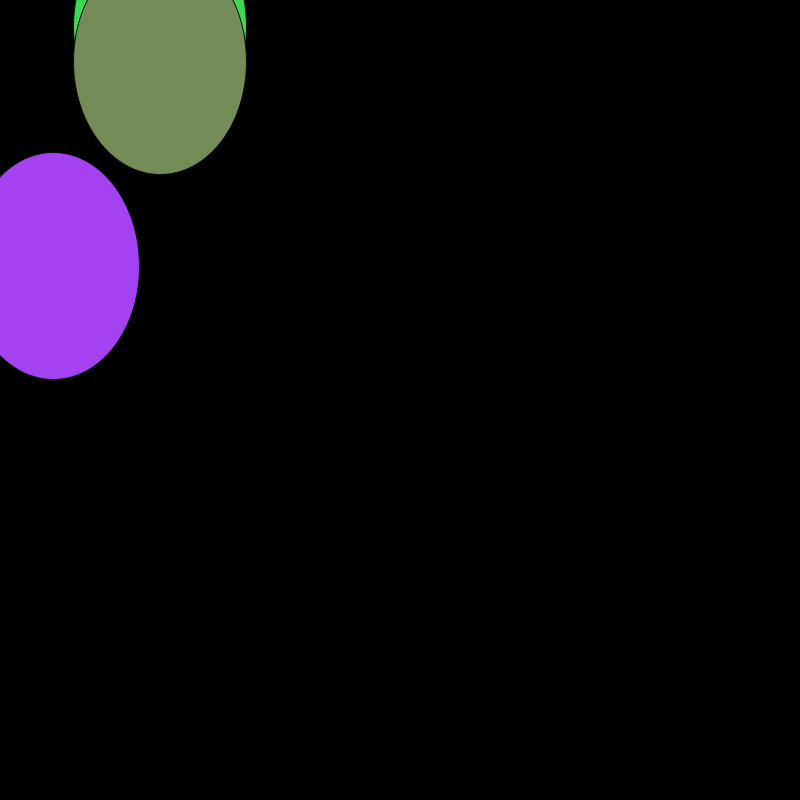
Frame 1 (no input)
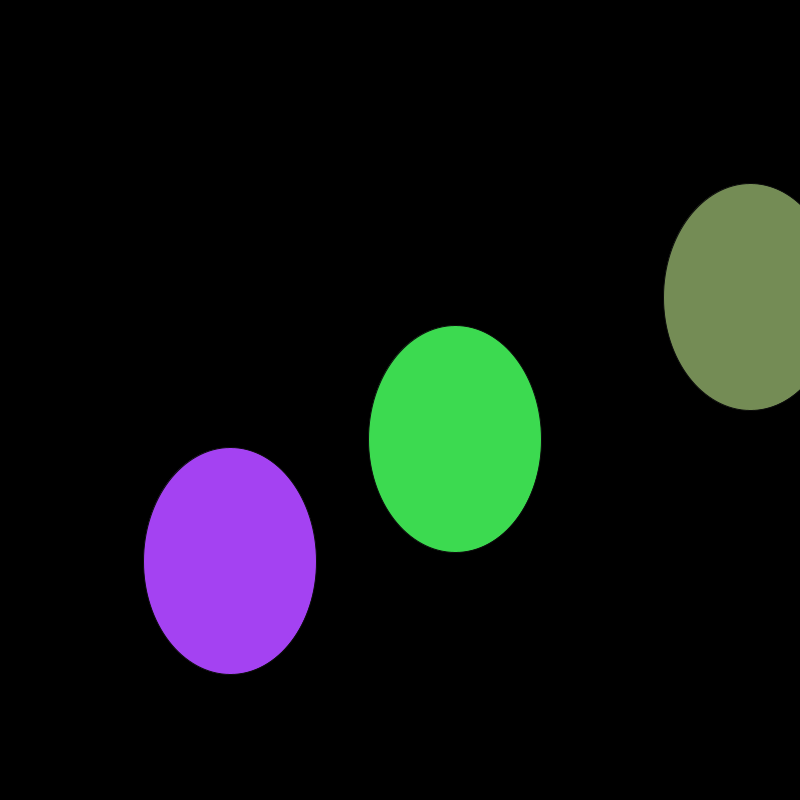
Frame 60 (the mouse pressed at the canvas centre just before this capture)
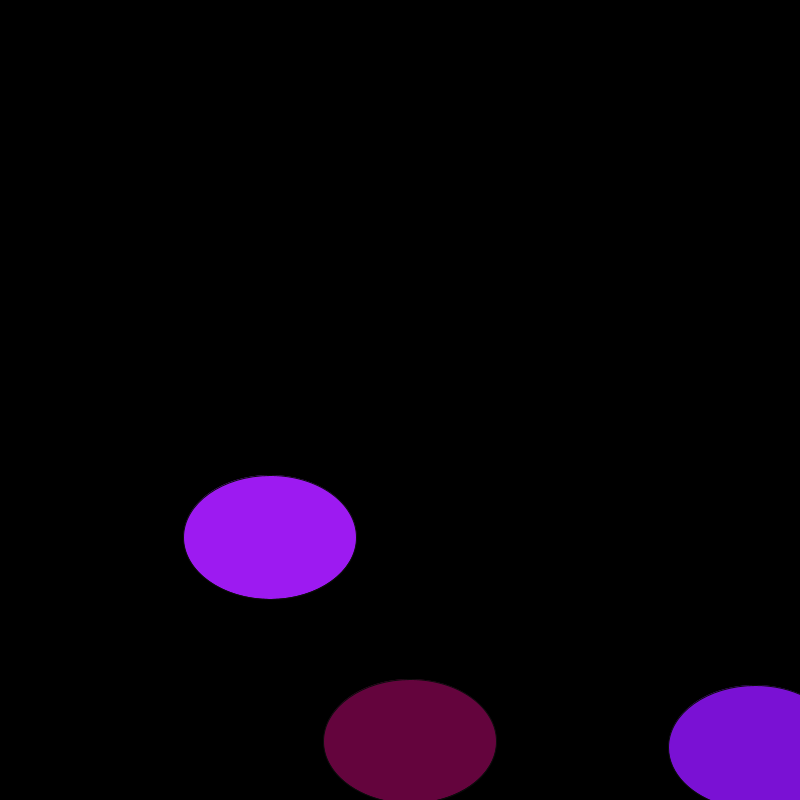
Frame 120 (the mouse held since frame 60 and released just before this capture)

The Processing sketch that drew these frames (run headless with seeded random() and noise(); from frame 60 on, the mouse is pressed at the canvas centre):

// Processing sketch: marukyu8585
// ── marukyu8585.pde
float x, y ;
float a, o ;
float l, q ;
float speedX = 3;
float speedY = 5;
float speedA = 5;
float speedO = 7;
float speedL = 10;
float speedQ = 4;
int r = int(random(0, 255));
int g = int(random(0, 255));
int b = int(random(0, 255));
int m = int(random(0, 255));
int n = int(random(0, 255));
int p = int(random(0, 255));
int e = int(random(0, 255));
int k = int(random(0, 255));
int i = int(random(0, 255));
int z = color(random(0, 255));
int j = color(random(0, 255));
int v = color(random(0, 255));
int w = int(random(0,500));
int s = int(random(0,500));
void setup() {
    size(800,800);
    background(255);
    x = width/15;
    y = height/3;
    a =width/5;
    o =height/30;
    l =width/5;
    q =height/13;
    smooth();
    stroke(12);
}

void draw() {
    background(z,j,v);
    fill(r, g, b);
    ellipse(x, y, w,s);
    fill(m, n, p);
    ellipse(a, o,w,s);
    fill(e, k, i);
    ellipse(l, q, w,s);
    x += speedX;
    y += speedY;
    a +=speedA;
    o +=speedO;
    l +=speedL;
    q +=speedQ;
    if (x < 0 || x > width) {
        speedX *= -1;
        r = int(random(0, 255));
        g = int(random(0, 255));
        b = int(random(0, 255));
         w = int(random(5,300));
    }
    if (a < 0 || a > width) {
        speedA *= -1;
        m = int(random(0, 255));
        n = int(random(0, 255));
        p = int(random(0, 255));
        
    }
    if (l < 0 || l > width) {
        speedL *= -1;
        e = int(random(0, 255));
        k = int(random(0, 255));
        i = int(random(0, 255));
    }
   
    if (y < 0 || y > height) {
        speedY *= -1;
        r = int(random(0, 255));
        g = int(random(0, 255));
        b = int(random(0, 255));
        s = int(random(5,300));
    }
    if (o < 0 || o > height) {
        speedO *= -1;
        m = int(random(0, 255));
        n = int(random(0, 255));
        p = int(random(0, 255));
    }
    if (q < 0 || q > height) {
        speedQ *= -1;
        e = int(random(0, 255));
        k = int(random(0, 255));
        i = int(random(0, 255));
    }
if(frameCount%200==0){
    z=int(random(0,255));
    j=int(random(0,255));
    v=int(random(0,255));
}

}
